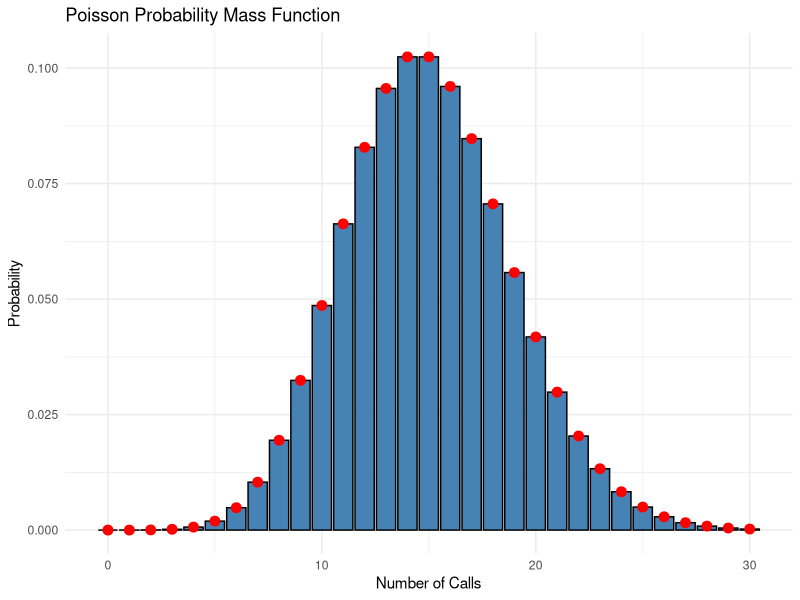
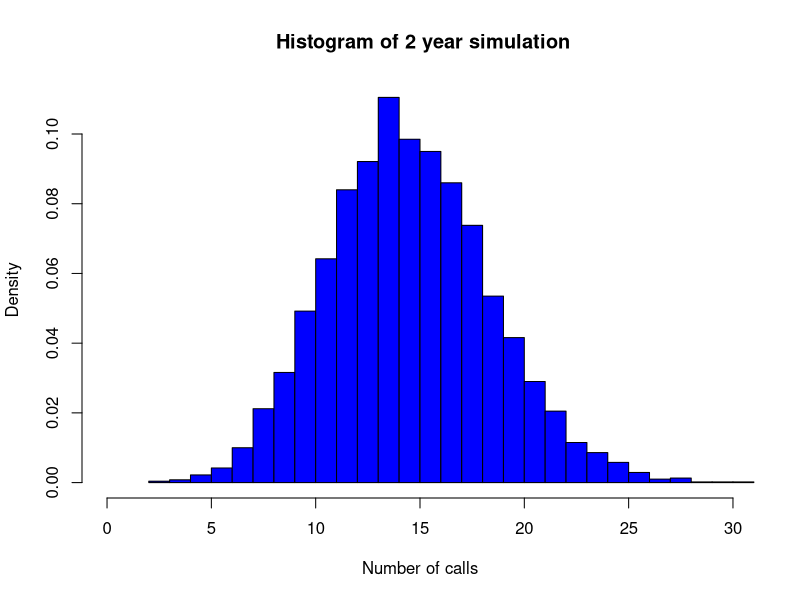

Write the R code that produced these figures, in order.
## ---- chunk 1
lambda <- 15 #I setted 15 as the mean calls here

greater_eight <- ppois(8, lambda) #using ppois function 
print(paste("P(X > 8) = ",greater_eight)) #printed the results, I used print paste because there is both a string and numerical value in the print so it needs to be able to take both types.
## ---- chunk 2
no_calls <- ppois(0, lambda)
print(paste("P(X = 0) = ", no_calls))
## ---- chunk 3
three_calls <- ppois (3, lambda)
print(paste("P(X = 3 = ", three_calls))
## ---- chunk 4
library(ggplot2) # I used ggplot 2 for a better visual

x_vals <- 0:30
poisson_pmf <- dpois(x_vals, lambda) #by using dpois you are able to get the exact values of x_vals, ppois would have given the probabilties against another x value
poisson_df <- data.frame(x = x_vals, probability = poisson_pmf)

ggplot(poisson_df, aes(x = x, y = probability)) +
  geom_bar(stat = "identity", fill = "steelblue", color = "black") + 
  geom_point(color = "red", size = 3) +  
  labs(title = "Poisson Probability Mass Function", x = "Number of Calls", y = "Probability") + #labs just means labels
  theme_minimal() #just made the theme of the plot more clean 


## ---- chunk 5
set.seed(123) # setting the seed is important because it basically functions as a limiter to the randomization. If you don't set the seed you will baisically get random numbers everytime
tyear_calls <- rpois(10^4, lambda) 
tyear_calls #just printing the results, it is a bit large
## ---- chunk 6
hist(tyear_calls, breaks = 30, col = "blue", border = "black",
     main = " Histogram of 2 year simulation",
     xlab = "Number of calls", xlim = c(0, 30), probability = TRUE)
